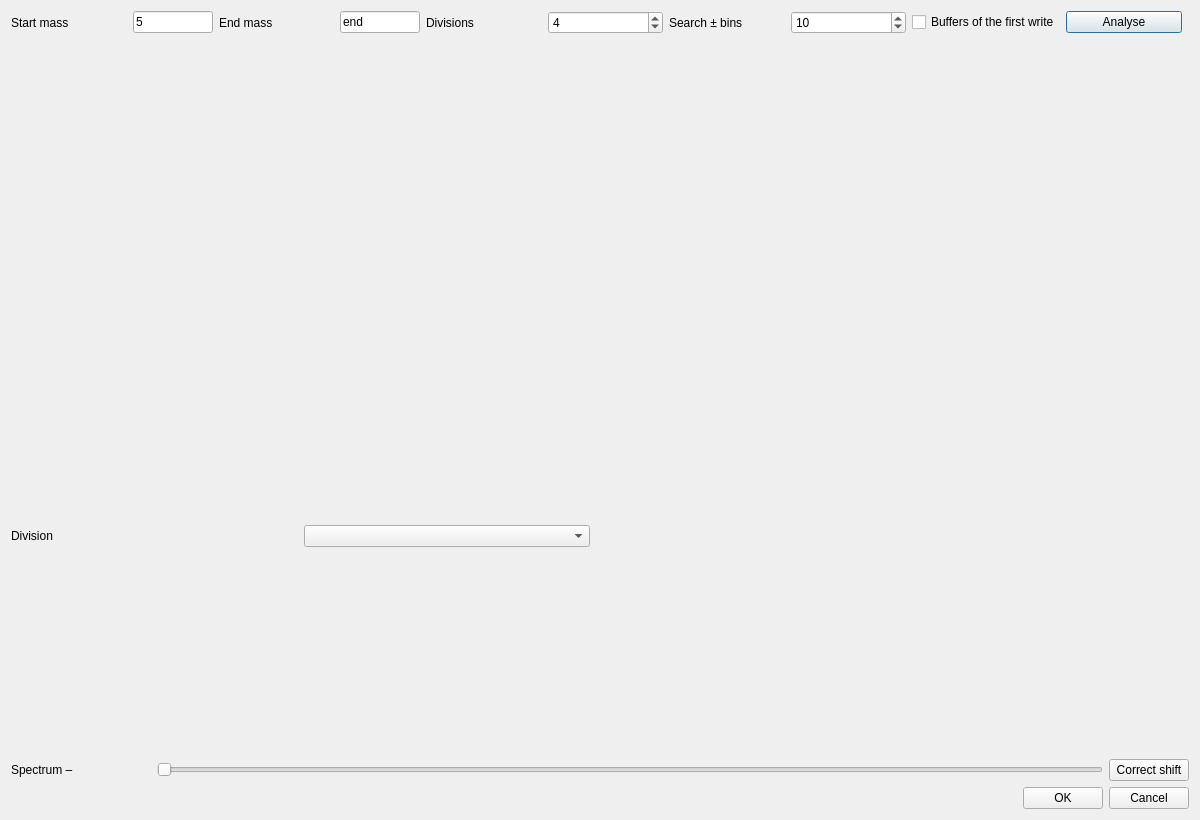
<?xml version="1.0" encoding="UTF-8"?>
<ui version="4.0">
 <class>DriftDialog</class>
 <widget class="QDialog" name="DriftDialog">
  <property name="geometry">
   <rect>
    <x>0</x>
    <y>0</y>
    <width>1200</width>
    <height>820</height>
   </rect>
  </property>
  <property name="windowTitle">
   <string>Drift correction</string>
  </property>
  <layout class="QVBoxLayout" name="dialogLayout">
   <item>
    <layout class="QHBoxLayout" name="settingsRow">
     <item>
      <widget class="QLabel" name="startCaption">
       <property name="text">
        <string>Start mass</string>
       </property>
      </widget>
     </item>
     <item>
      <widget class="QLineEdit" name="startEdit">
       <property name="text">
        <string>5</string>
       </property>
       <property name="toolTip">
        <string>Bins below this mass are ignored (avoid the switching peak)</string>
       </property>
       <property name="maximumSize">
        <size>
         <width>80</width>
         <height>16777215</height>
        </size>
       </property>
      </widget>
     </item>
     <item>
      <widget class="QLabel" name="endCaption">
       <property name="text">
        <string>End mass</string>
       </property>
      </widget>
     </item>
     <item>
      <widget class="QLineEdit" name="endEdit">
       <property name="text">
        <string>end</string>
       </property>
       <property name="maximumSize">
        <size>
         <width>80</width>
         <height>16777215</height>
        </size>
       </property>
      </widget>
     </item>
     <item>
      <widget class="QLabel" name="ndivCaption">
       <property name="text">
        <string>Divisions</string>
       </property>
      </widget>
     </item>
     <item>
      <widget class="QSpinBox" name="ndivSpin">
       <property name="minimum">
        <number>1</number>
       </property>
       <property name="maximum">
        <number>50</number>
       </property>
       <property name="value">
        <number>4</number>
       </property>
      </widget>
     </item>
     <item>
      <widget class="QLabel" name="searchCaption">
       <property name="text">
        <string>Search ± bins</string>
       </property>
      </widget>
     </item>
     <item>
      <widget class="QSpinBox" name="searchSpin">
       <property name="minimum">
        <number>1</number>
       </property>
       <property name="maximum">
        <number>1000</number>
       </property>
       <property name="value">
        <number>10</number>
       </property>
       <property name="toolTip">
        <string>Largest shift that is searched for</string>
       </property>
      </widget>
     </item>
     <item>
      <widget class="QCheckBox" name="buffersCheck">
       <property name="text">
        <string>Buffers of the first write</string>
       </property>
       <property name="toolTip">
        <string>For spectroscopy files with one write and many buffers</string>
       </property>
      </widget>
     </item>
     <item>
      <widget class="QPushButton" name="analyseButton">
       <property name="text">
        <string>Analyse</string>
       </property>
       <property name="default">
        <bool>true</bool>
       </property>
      </widget>
     </item>
     <item>
      <spacer name="settingsSpacer">
       <property name="orientation">
        <enum>Qt::Horizontal</enum>
       </property>
      </spacer>
     </item>
    </layout>
   </item>
   <item>
    <widget class="QLabel" name="fileLabel">
     <property name="text">
      <string/>
     </property>
    </widget>
   </item>
   <item>
    <layout class="QGridLayout" name="plotGrid">
     <item row="0" column="0">
      <widget class="QWidget" name="positionPlotHost">
       <property name="minimumSize">
        <size>
         <width>300</width>
         <height>200</height>
        </size>
       </property>
      </widget>
     </item>
     <item row="0" column="1">
      <widget class="QWidget" name="massPlotHost">
       <property name="minimumSize">
        <size>
         <width>300</width>
         <height>200</height>
        </size>
       </property>
      </widget>
     </item>
     <item row="1" column="0">
      <layout class="QVBoxLayout" name="windowLayout">
       <item>
        <layout class="QHBoxLayout" name="divisionRow">
         <item>
          <widget class="QLabel" name="divisionCaption">
           <property name="text">
            <string>Division</string>
           </property>
          </widget>
         </item>
         <item>
          <widget class="QComboBox" name="divisionCombo"/>
         </item>
         <item>
          <spacer name="divisionSpacer">
           <property name="orientation">
            <enum>Qt::Horizontal</enum>
           </property>
          </spacer>
         </item>
        </layout>
       </item>
       <item>
        <widget class="QWidget" name="windowPlotHost">
         <property name="minimumSize">
          <size>
           <width>300</width>
           <height>200</height>
          </size>
         </property>
        </widget>
       </item>
      </layout>
     </item>
     <item row="1" column="1">
      <widget class="QWidget" name="comparePlotHost">
       <property name="minimumSize">
        <size>
         <width>300</width>
         <height>200</height>
        </size>
       </property>
      </widget>
     </item>
    </layout>
   </item>
   <item>
    <layout class="QHBoxLayout" name="sliderRow">
     <item>
      <widget class="QLabel" name="spectrumLabel">
       <property name="text">
        <string>Spectrum –</string>
       </property>
       <property name="minimumSize">
        <size>
         <width>140</width>
         <height>0</height>
        </size>
       </property>
      </widget>
     </item>
     <item>
      <widget class="QSlider" name="spectrumSlider">
       <property name="orientation">
        <enum>Qt::Horizontal</enum>
       </property>
       <property name="toolTip">
        <string>Slide through the writes (or buffers)</string>
       </property>
      </widget>
     </item>
     <item>
      <widget class="QPushButton" name="correctButton">
       <property name="text">
        <string>Correct shift</string>
       </property>
      </widget>
     </item>
    </layout>
   </item>
   <item>
    <layout class="QHBoxLayout" name="applyRow">
     <item>
      <widget class="QLabel" name="applyHint">
       <property name="text">
        <string/>
       </property>
       <property name="wordWrap">
        <bool>true</bool>
       </property>
       <property name="sizePolicy">
        <sizepolicy hsizetype="Expanding" vsizetype="Preferred">
         <horstretch>1</horstretch>
         <verstretch>0</verstretch>
        </sizepolicy>
       </property>
      </widget>
     </item>
     <item>
      <widget class="QDialogButtonBox" name="buttonBox">
         <property name="standardButtons">
          <set>QDialogButtonBox::Cancel|QDialogButtonBox::Ok</set>
         </property>
        </widget>
     </item>
    </layout>
   </item>
  </layout>
 </widget>
 <resources/>
 <connections/>
</ui>
